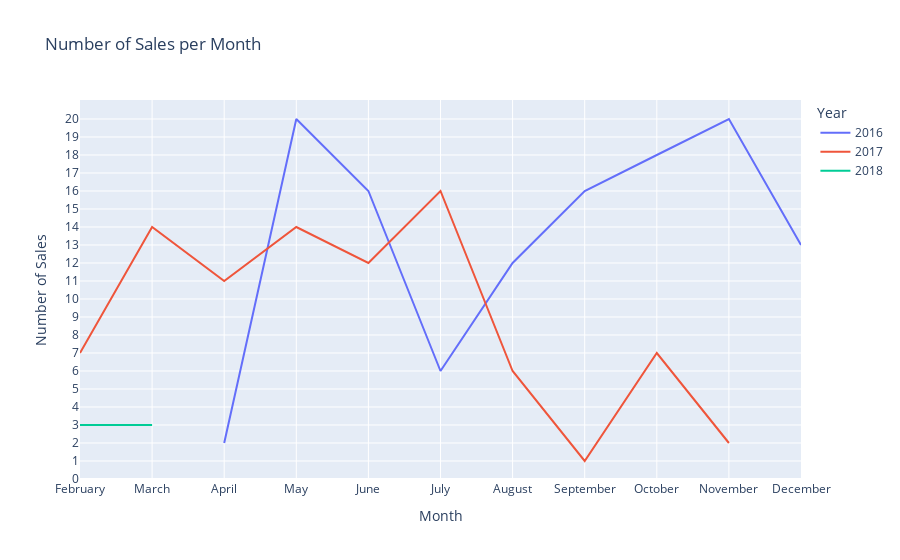

Source (notebook cell):
### Code cell
# Set y-axis to display only whole numbers and adjust margin for x-axis
max_sales = sales_per_month['Number of Sales'].max()
fig.update_layout(yaxis=dict(tickvals=list(range(0, max_sales+1))))
# Show plot
fig.show()

### Figure 1 — Plotly figure (JSON) as saved in the notebook; plotly's stock layout.template omitted (floating-point values rounded to 4 significant figures)
{"data": [{"hovertemplate": "Year=2016<br>Month=%{x}<br>Number of Sales=%{y}<extra></extra>", "legendgroup": "2016", "line": {"color": "#636efa", "dash": "solid"}, "marker": {"symbol": "circle"}, "mode": "lines", "name": "2016", "orientation": "v", "showlegend": true, "type": "scatter", "x": ["April", "May", "June", "July", "August", "September", "October", "November", "December"], "xaxis": "x", "y": [2, 20, 16, 6, 12, 16, 18, 20, 13], "yaxis": "y"}, {"hovertemplate": "Year=2017<br>Month=%{x}<br>Number of Sales=%{y}<extra></extra>", "legendgroup": "2017", "line": {"color": "#EF553B", "dash": "solid"}, "marker": {"symbol": "circle"}, "mode": "lines", "name": "2017", "orientation": "v", "showlegend": true, "type": "scatter", "x": ["February", "March", "April", "May", "June", "July", "August", "September", "October", "November"], "xaxis": "x", "y": [7, 14, 11, 14, 12, 16, 6, 1, 7, 2], "yaxis": "y"}, {"hovertemplate": "Year=2018<br>Month=%{x}<br>Number of Sales=%{y}<extra></extra>", "legendgroup": "2018", "line": {"color": "#00cc96", "dash": "solid"}, "marker": {"symbol": "circle"}, "mode": "lines", "name": "2018", "orientation": "v", "showlegend": true, "type": "scatter", "x": ["February", "March"], "xaxis": "x", "y": [3, 3], "yaxis": "y"}], "layout": {"legend": {"title": {"text": "Year"}, "tracegroupgap": 0}, "title": {"text": "Number of Sales per Month"}, "xaxis": {"anchor": "y", "categoryarray": ["January", "February", "March", "April", "May", "June", "July", "August", "September", "October", "November", "December"], "categoryorder": "array", "domain": [0, 1], "title": {"text": "Month"}}, "yaxis": {"anchor": "x", "domain": [0, 1], "tickvals": [0, 1, 2, 3, 4, 5, 6, 7, 8, 9, 10, 11, 12, 13, 14, 15, 16, 17, 18, 19, 20], "title": {"text": "Number of Sales"}}}}
